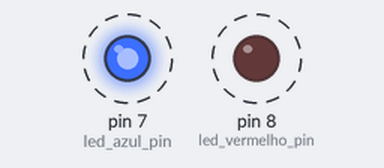
Recording of a sketch running on a simulated Arduino Uno, built with avr-gcc and run on an emulated ATmega328P. Shown: output pins drawn as LEDs (lit = HIGH). Dashed ring = blinking.

Above: at 0.2 s.
Timing chart, 0 to 3.0 s (numbered marks = the images above):
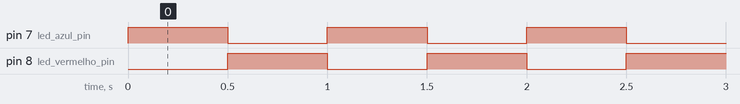

The sketch:

005_leds_sem_delay.ino
```cpp
int led_azul_pin = 7;
int led_vermelho_pin = 8;

void setup() {
  pinMode(led_azul_pin, OUTPUT);
  pinMode(led_vermelho_pin, OUTPUT);
}

void loop() {
  digitalWrite(led_azul_pin, HIGH);
  digitalWrite(led_vermelho_pin, LOW);
  delay(500);
  digitalWrite(led_azul_pin, LOW);
  digitalWrite(led_vermelho_pin, HIGH);
  delay(500);

}
```

Measured:
- by itself, pin 7 (led_azul_pin), pin 8 (led_vermelho_pin): alternates HIGH for 0.50 s and LOW for 0.50 s
